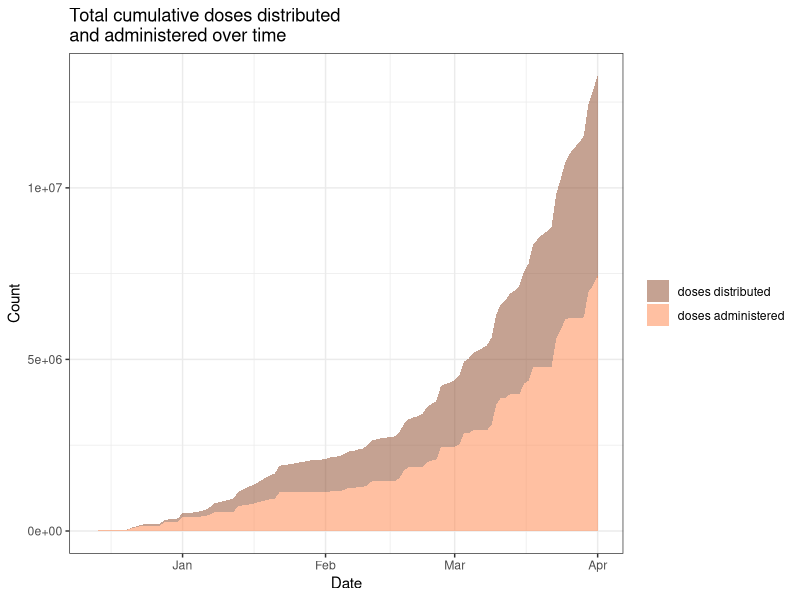
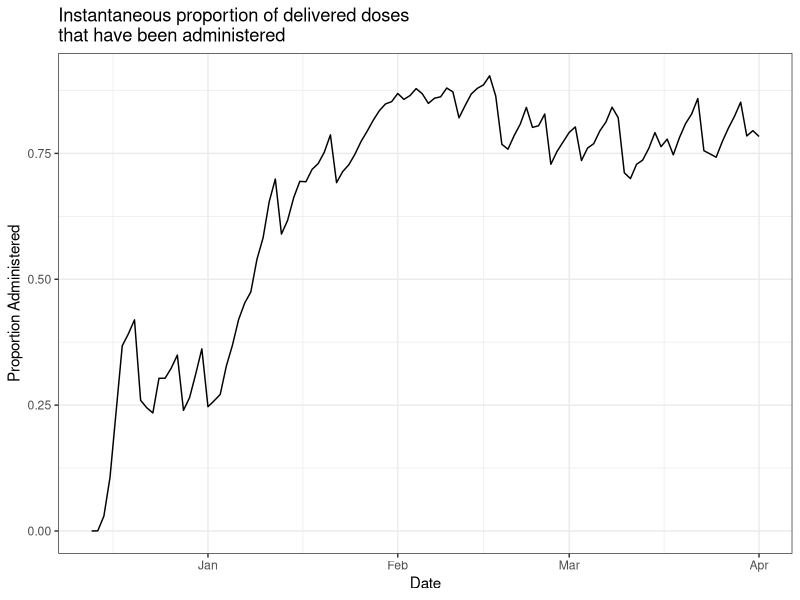
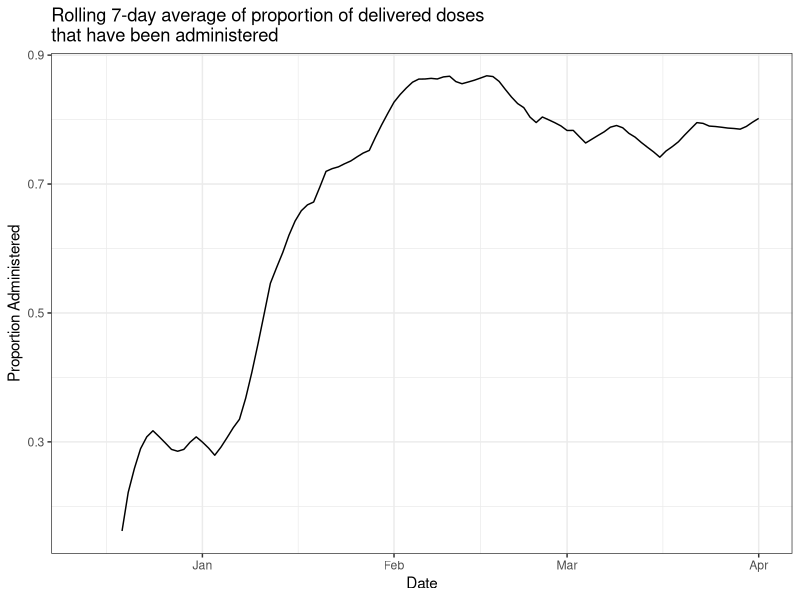
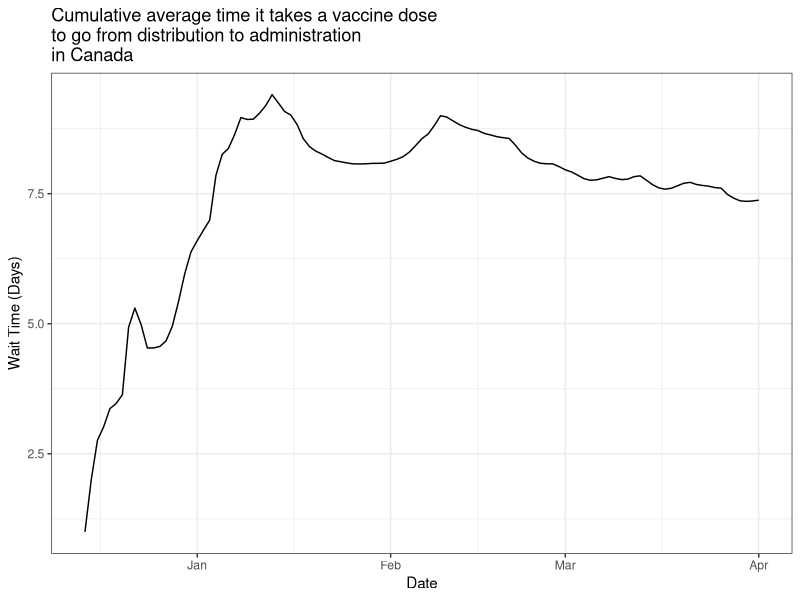

These charts were generated, in order, by the following R code:
## ---- chunk 1
knitr::opts_chunk$set(message = FALSE)
setwd('~/MyProjects/COVID19/VaxTrack/')
library(tidyverse)
theme_set(theme_bw())
library(lubridate)
dat_can = read.csv('covid19track_all.csv', na.strings = 'null')
# head(dat_can)
# summary(dat_can)
dat_can$data__date = ymd(dat_can$data__date)
# summary(dat_can)

dat_vax = (dat_can
		   %>% filter(!is.na(data__total_vaccines_distributed))
		   %>% select(data__date,data__change_vaccinations,
		   		   data__change_vaccines_distributed,data__total_vaccinations,
		   		   data__total_vaccines_distributed))
# dim(dat_vax)
# head(dat_vax)
## ---- chunk 2
# This is the least graceful way I could have done this, but it works.
avg_wait = function(dat_vax){
	pos = 1
	dist = 0
	vaxxed = 0
	i = 0
	counted = 0
	avg_df = data.frame(Time = NA, Doses = NA, .vaxxed = NA,
						.counted = NA, .leftover = NA,
						.dist = NA, .pos = NA)
	for (i in 1:nrow(dat_vax)){
		leftover = dist - vaxxed
		dist = dat_vax[pos,'data__total_vaccines_distributed']
		vaxxed = dat_vax[i,'data__total_vaccinations']
		new_vaxxed = dat_vax[i,'data__change_vaccinations']
		if (vaxxed <= dist){
			timediff = dat_vax[i, 'data__date'] - dat_vax[pos, 'data__date']
			avg_df = rbind(avg_df, data.frame(Time = timediff, 
											  Doses = new_vaxxed,
											  .vaxxed = vaxxed, 
											  .counted = counted,
											  .leftover = leftover,
											  .dist = dist, .pos = pos))
			counted = counted + new_vaxxed
		} else {
			timediff = dat_vax[i, 'data__date'] - dat_vax[pos, 'data__date']
			avg_df = rbind(avg_df, data.frame(Time = timediff, Doses = leftover,
											  .vaxxed = vaxxed, 
											  .counted = counted,
											  .leftover = leftover,
											  .dist = dist, .pos = pos))
			counted = counted + leftover
			new_vaxxed = new_vaxxed - leftover
			pos = pos + 1
			dist = dat_vax[pos, 'data__total_vaccines_distributed']
			while (dist < vaxxed){
				avail = dist - counted
				timediff = dat_vax[i, 'data__date'] - dat_vax[pos, 'data__date']
				avg_df = rbind(avg_df, data.frame(Time = timediff,
												  Doses = avail,
											  .vaxxed = vaxxed, 
											  .counted = counted,
											  .leftover = leftover,
											  .dist = dist, .pos = pos))
				counted = counted + avail
				new_vaxxed = new_vaxxed - avail
				pos = pos + 1
				dist = dat_vax[pos, 'data__total_vaccines_distributed']
				if (pos > i){
					stop('pos > i')
				}
			}
			timediff = dat_vax[i, 'data__date'] - dat_vax[pos, 'data__date']
			avg_df = rbind(avg_df, data.frame(Time = timediff, Doses = new_vaxxed,
											  .vaxxed = vaxxed, 
											  .counted = counted,
											  .leftover = leftover,
											  .dist = dist, .pos = pos))
			counted = counted + new_vaxxed
		}
	}
	avg_df = na.omit(avg_df)
	return(avg_df)
}

roll_avg = function(x, n){
	if (length(x) <= n){
		stop('vector needs to be longer than window')
	}
	v_avg = rep(NA, n-1)
	for (i in n:length(x)){
		avg = mean(x[(i-n+1):i], na.rm = TRUE)
		v_avg = c(v_avg, avg)
	}
	return(v_avg)
}

get_wait = function(df){
	wait = sum(df$Time*df$Doses)/sum(df$Doses)
}
## ---- chunk 3
dist_tot = dat_vax[nrow(dat_vax),'data__total_vaccines_distributed']
admn_tot = dat_vax[nrow(dat_vax),'data__total_vaccinations']
msg = paste('So far Canada has distributed ', 
			format(dist_tot, nsmall = 1, big.mark = ','), 
			' vaccine doses, and ',
			format(admn_tot, nsmall = 1, big.mark = ','), 
			' of those have been administered.', sep = '')
msg1 = paste('This is a cumulative administration rate of ', 
			100*round(admn_tot/dist_tot, 4), '%', sep = '')
## ---- chunk 4
msg
msg1
## ---- chunk 5
# head(dat_vax)
dat_tot_long = (dat_vax
				%>% select(-data__change_vaccinations, 
						   -data__change_vaccines_distributed)
				%>% gather(Variable, Count, -data__date))
# head(dat_tot_long)
abs_adm = ggplot(dat_tot_long, aes(data__date, Count, fill = Variable)) +
	geom_area(alpha = 0.5) +
	scale_fill_manual(values = c('sienna4', 'sienna1'), 
					  labels = c('doses distributed','doses administered'),
					  name = NULL) +
	xlab('Date') +
	ggtitle('Total cumulative doses distributed\nand administered over time')
dat_vax = (dat_vax
		   %>% mutate(prop_dist = 
		   		   	data__total_vaccinations/data__total_vaccines_distributed,
		   		   prop_7 = roll_avg(prop_dist, 7)))
prop_adm = ggplot(dat_vax, aes(data__date, prop_dist)) +
	geom_line() +
	xlab('Date') +
	ylab('Proportion Administered') +
	ggtitle('Instantaneous proportion of delivered doses\nthat have been administered')

prop_adm_7 = ggplot(dat_vax, aes(data__date, prop_7)) +
	geom_line() +
	xlab('Date') +
	ylab('Proportion Administered') +
	ggtitle('Rolling 7-day average of proportion of delivered doses\nthat have been administered')
## ---- chunk 6
abs_adm
## ---- chunk 7
prop_adm
prop_adm_7
## ---- chunk 8
wt_df = avg_wait(dat_vax)
wait = get_wait(wt_df)
msg = paste('Vaccine doses have waited an average of', round(wait,1), 'days between being distributed and being administered.')
## ---- chunk 9
msg
## ---- chunk 10
wait_df = data.frame(Wait = NA)

for(i in 2:nrow(dat_vax)){
	wait_df = rbind(wait_df, 
					data.frame(Wait = get_wait(avg_wait(dat_vax[1:i,]))))
}
wait_df = na.omit(wait_df)
# head(wait_df)
wait_df$Date = dat_vax[-1,'data__date']

wait_plt = ggplot(wait_df, aes(Date, Wait)) +
	geom_line() +
	ylab('Wait Time (Days)') +
	ggtitle('Cumulative average time it takes a vaccine dose\nto go from distribution to administration\nin Canada')
## ---- chunk 11
wait_plt
## ---- chunk 12
n = nrow(wt_df)
dist = wt_df[n,'.dist']
vaxxed = wt_df[n,'.vaxxed']
leftover = dist - vaxxed
pos = wt_df[n,'.pos']
timediff = today() - dat_vax[pos, 'data__date']

avg_wt = data.frame(Time = timediff, Doses = leftover)
# avg_wt

for (i in (pos+1):nrow(dat_vax)){
	i = i + 1
	i
	dat_vax[i,]
	timediff = today() - dat_vax[i, 'data__date']
	timediff
	avg_wt = rbind(avg_wt,
				   data.frame(Time = timediff,
				   		   Doses = dat_vax[i, 'data__change_vaccines_distributed']))
	avg_wt
}

avg_wt = na.omit(avg_wt)

new_wt = sum(avg_wt$Time * avg_wt$Doses)/sum(avg_wt$Doses)

msg = paste('Current unadministerd doses have been waiting an average of',
			round(new_wt,1), 'days.')
## ---- chunk 13
msg
